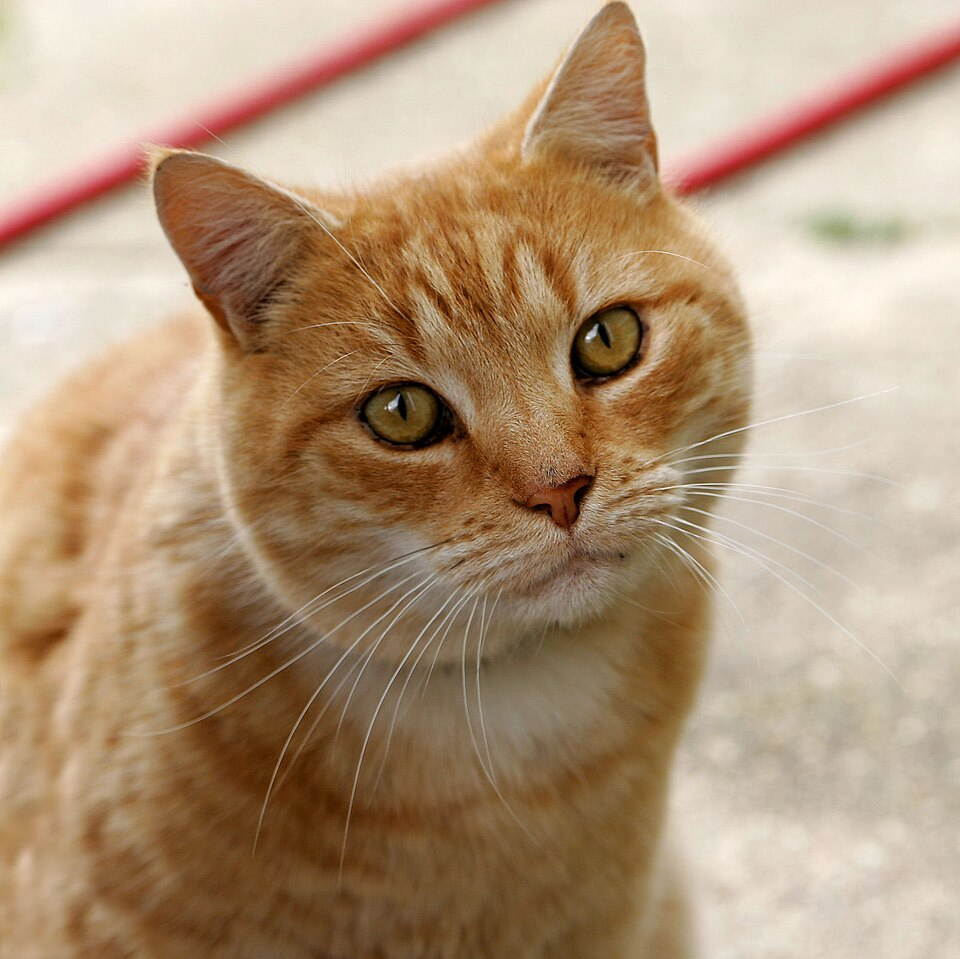
#> input picture ornek.jpg, 960 x 959 px
$ python 03_kuantalama_quantization.py
#> lines starting #> are read from the running program, lines starting #| are printed output that depends on the picture
import cv2  # OpenCV kütüphanesini içe aktar
import matplotlib.pyplot as plt  # Matplotlib kütüphanesini içe aktar

gray = cv2.cvtColor(cv2.imread("ornek.jpg"), cv2.COLOR_BGR2GRAY)  # Görüntüyü oku ve gri tonlamaya çevir
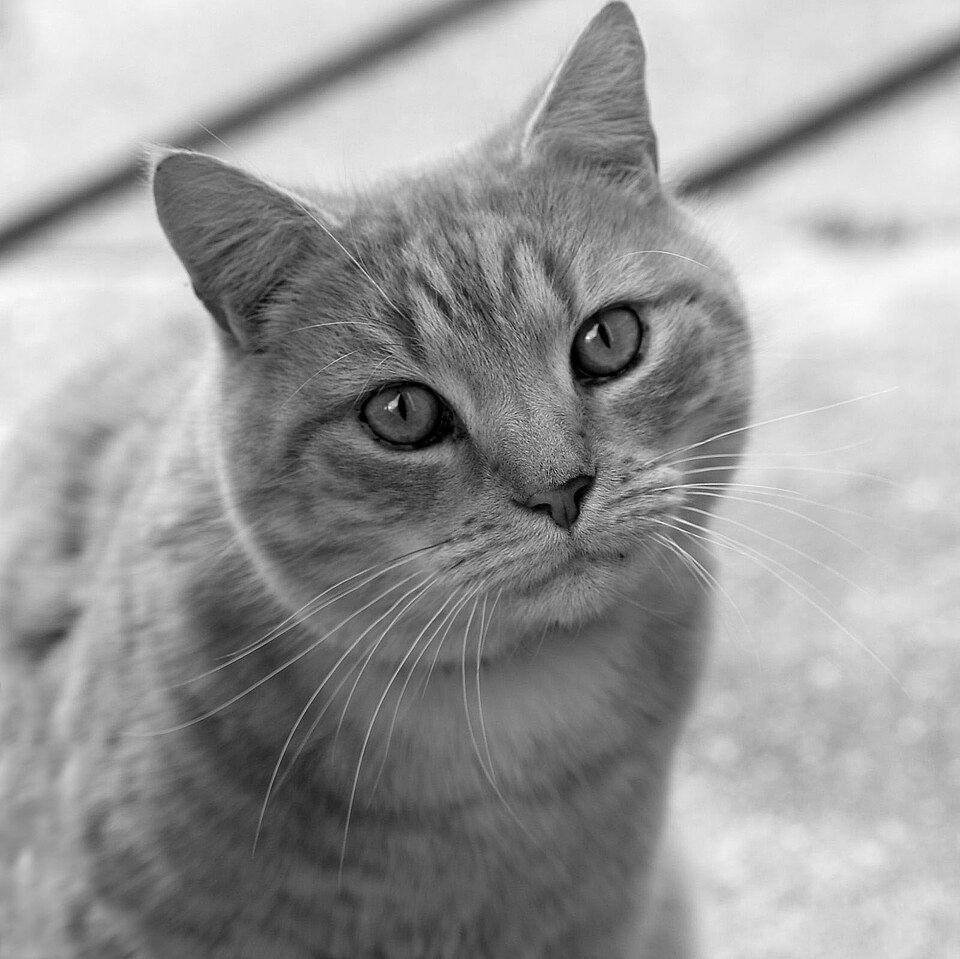
#> gray: shape (959, 960); min 0, max 254, mean 153.7

bits = [8, 4, 2, 1]  # Bit derinlikleri listesi

plt.figure(figsize=(12, 4))  # 12x4 inç boyutunda figür oluştur
for i, b in enumerate(bits):  # Her bit derinliği için döngü
    levels = 2 ** b  # Seviye sayısını hesapla (2^bit)
    step = 256 // levels  # Adım büyüklüğünü hesapla
    quant = (gray // step) * step  # Kuantalama uygula (renk seviyelerini azalt)

    plt.subplot(1, 4, i+1)  # Alt grafiğe geç
    plt.imshow(quant, cmap="gray")  # Kuantalanmış görüntüyü göster
    plt.title(f"{b}-bit\n({levels} seviye)")  # Başlık ekle
    plt.axis("off")  # Eksenleri gizle
#> this loop made 4 passes
#> pass 3, `quant = (gray // step) * step`:
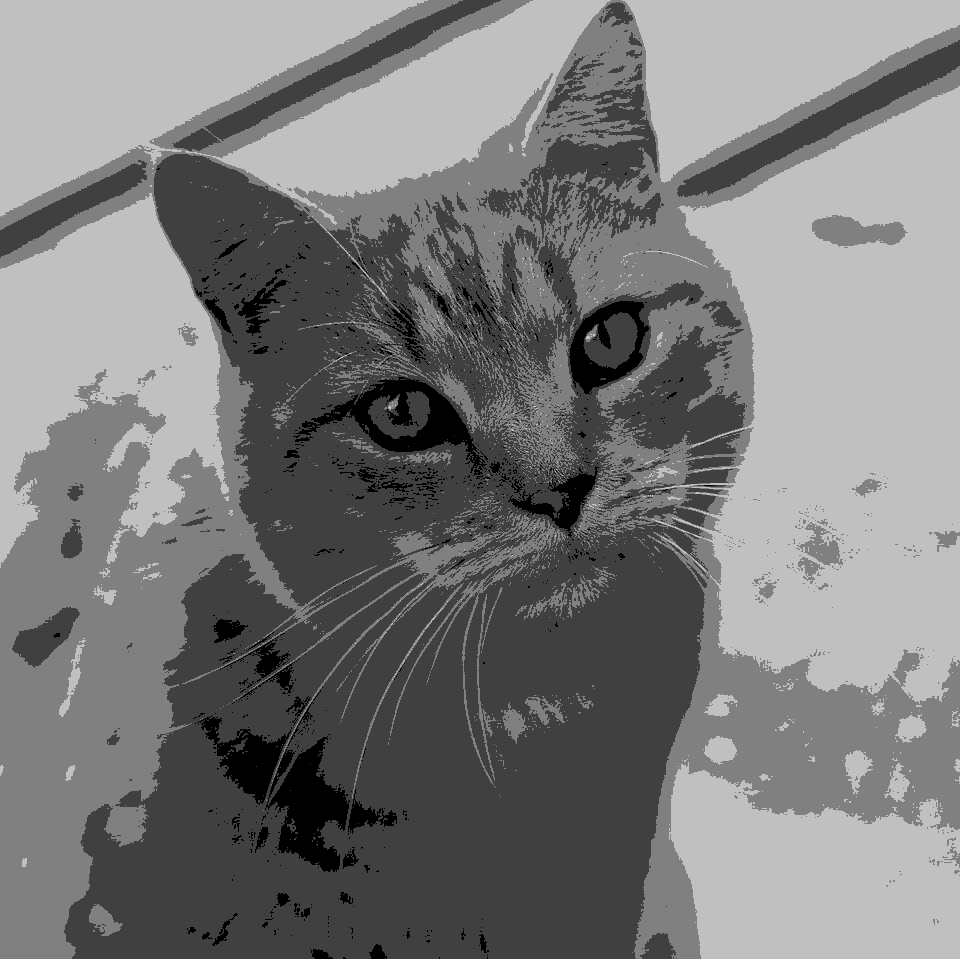
#> quant: shape (959, 960); min 0, max 192, mean 123.3

plt.tight_layout()  # Alt grafikleri düzenle
plt.show()  # Tüm grafikleri göster
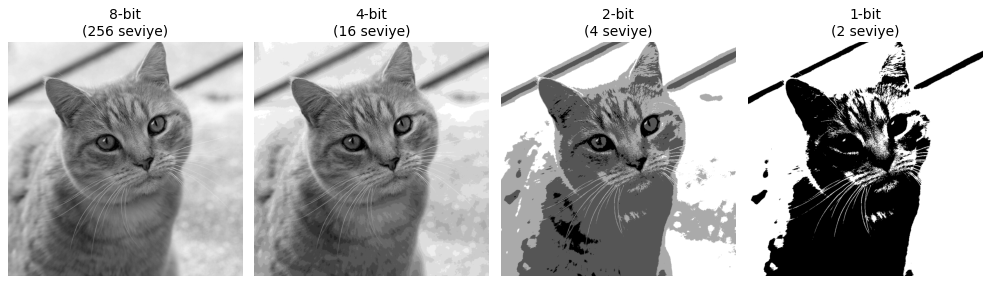
#> figure drawn by matplotlib, 4 panels

$ run again, with harita.png saved as ornek.jpg
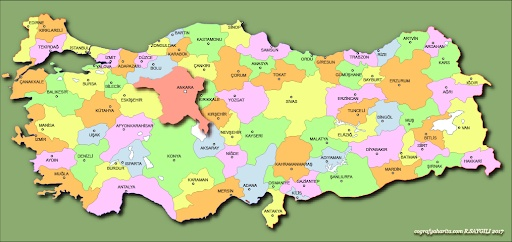
#> input picture harita.png, 512 x 242 px
#> `gray = cv2.cvtColor(cv2.imread("ornek.jpg"), cv2.COLOR_BGR2GRAY)`:
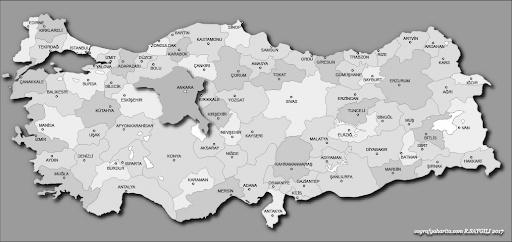
#> gray: shape (242, 512); min 0, max 255, mean 183.1
#> `plt.show()`:
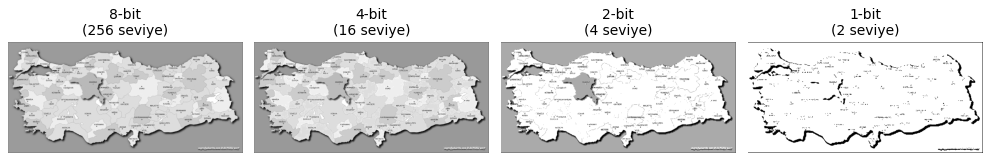
#> figure drawn by matplotlib, 4 panels
